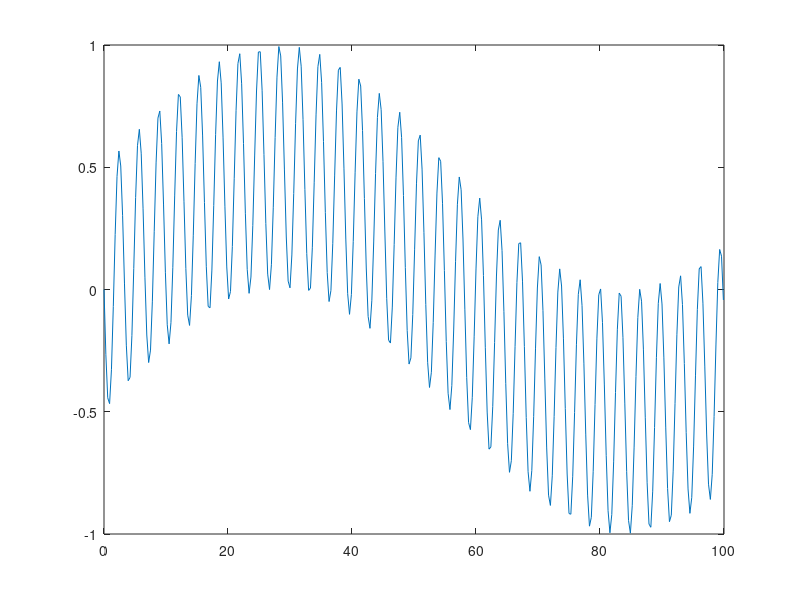

Source code (MATLAB):
%% Laboratório de Sistemas Dinâicos
% Prática 01
% 11/03/2024
% Autores: Victor Hugo Daia Lorenzato e Whilker Henrique Santos Silva

%% Limpar workspcade
clear all;
close all;
clc;

%% ex01 a

A=[1 1 6;5 -2 1;8 2 -3];
B=[2 9;-5 -1;9 2];

tamA =size(A);

if tamA(1,1) == tamA(1,2)
    disp('A matriz A é quadrada');
else
    disp('A matriz A não é quadrada');
end

tamB =size(B);

if tamB(1,1) == tamB(1,2)
    disp('A matriz B é quadrada');
else
    disp('A matriz B não é quadrada');
end

%% ex01 b

for i = 1:tamA(1,1)
    for j = 1:tamA(1,2)
        if A(i,j) == 2
            fprintf('posicao A %d,%d\n',i,j);
        end
    end
end

for i = 1:tamB(1,1)
    for j = 1:tamB(1,2)
        if B(i,j) == 2
            fprintf('posicao B %d,%d\n',i,j);
        end
    end
end

%% ex01 c

for i = 1:tamA(1,1)
    for j = 1:tamA(1,2)
        if A(i,j) < 0
            fprintf('posicao A %d,%d\n',i,j);
        end
    end
end

for i = 1:tamB(1,1)
    for j = 1:tamB(1,2)
        if B(i,j) < 0
            fprintf('posicao B %d,%d\n',i,j);
        end
    end
end

%% ex02

%% ex03

t = 0:0.3:100;
x = cos(t).* sin(20*t);
 
plot(t,x);

%% ex04

[R,P,K]=residue([6 6],[1, 4.59 0.5798 0]);


